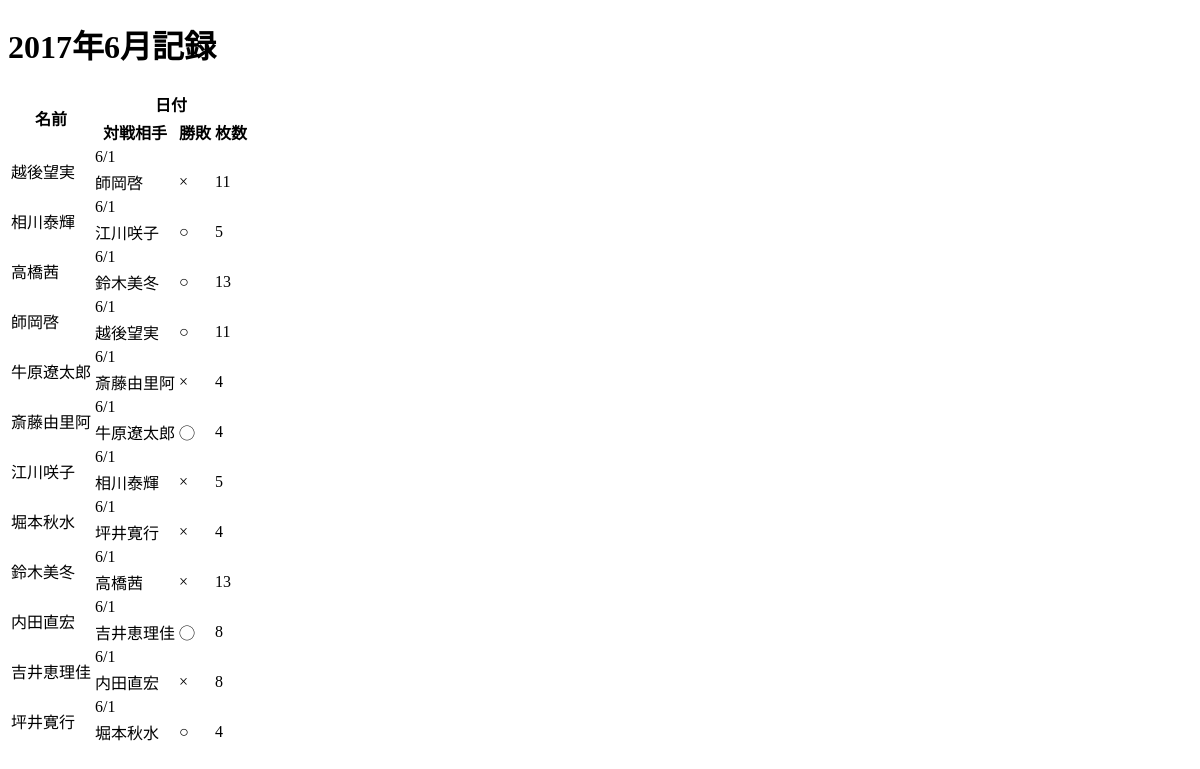
Before: /hisakata/table/2017/6/ with the older database file.
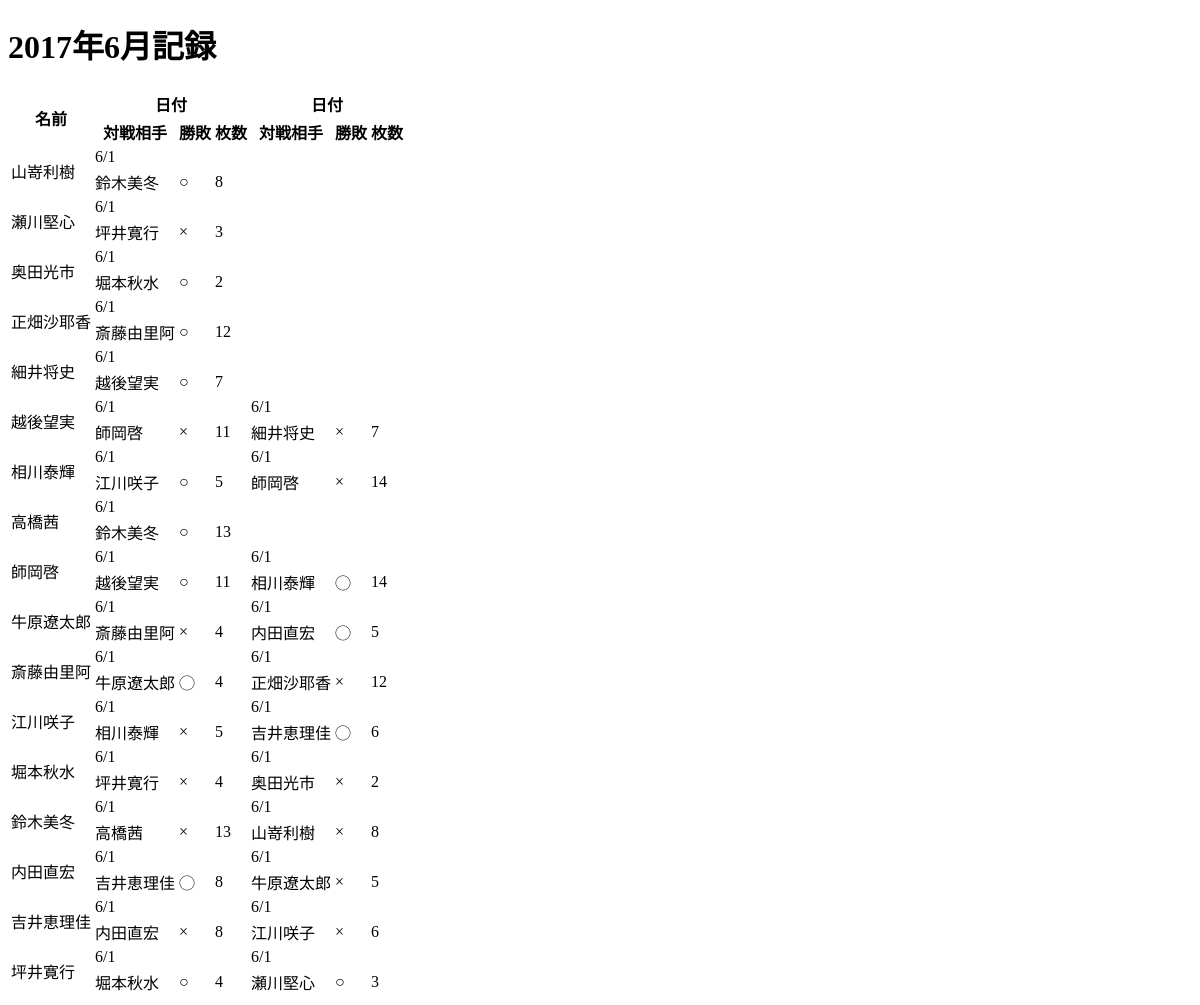
After: the same page with the newer database file.
### hisakata/models.py (models this page shows, shortened)
class Player(models.Model):
    GRADE_CHOICE = [
        (0, '未登録'),
        (1, '新入生'),
        (2, '2年生'),
        (3, '3年生'),
        (4, '4年生'),
        (5, '院生・社会人'),
        (6, 'ゲスト'),
    ]
    name = models.CharField(max_length=20)
    match = models.ManyToManyField('Match', through='Playing', through_fields=('player', 'match'))
    grade = models.IntegerField(choices=GRADE_CHOICE, default=0)  # 基本学年(1-4,5),ゲスト6,未登録0
    class Meta:
        ordering = ['grade']

class Playing(models.Model):
    PLAYER_CHOICES = (
        (1, 'player1'),
        (2, 'player2'),
    )
    player = models.ForeignKey(Player, on_delete=models.CASCADE)
    match = models.ForeignKey(Match, on_delete=models.CASCADE)
    player_num = models.IntegerField(choices=PLAYER_CHOICES, default=1)
    class Meta:
        ordering = ['id', ]

class Match(models.Model):
    WINNER_CHOICES = (
        (0, 'Undecided'),
        (1, 'player1'),
        (2, 'player2'),
    )
    round = models.ForeignKey('Round', on_delete=models.CASCADE)
    winner = models.IntegerField(choices=WINNER_CHOICES, default=0)  # player1が勝ちなら1, player2の勝ちなら2, 未定なら0
    result = models.IntegerField(default=0)
    class Meta:
        ordering = ['id']
    def player1(self):
        return self.playing_set.get(player_num=1).player.name
    def player2(self):
        return self.playing_set.get(player_num=2).player.name

class Round(models.Model):
    class_date = models.ForeignKey('Date', on_delete=models.CASCADE)
    round = models.CharField(default='1', max_length=3)
    comment = models.TextField(default='詠)', null=True, blank=True)
    class Meta:
        ordering = ['round']

class Date(models.Model):
    date = models.DateField()
    class Meta:
        ordering = ['date']

### hisakata/views.py (the view)
# urls.py: url(r'^table/(?P<year>[0-9]+)/(?P<month>[0-9]+)/$', views.tableview, name='table'),
def tableview(request, year, month):
    player = []
    for one in models.Player.objects.all():
        flag = False
        for match in one.match.all():
            if match.round.class_date.date.year == int(year) and match.round.class_date.date.month == int(month):
                flag = True
        if flag:
            player.append(one)
    max_num = max([one.match.count() for one in player])
    return render(request, 'hisakata/table.html', {'year': year,
                                                   'month': month,
                                                   'player': player,
                                                   'max_num': range(max_num),
                                                   })

### hisakata/templates/hisakata/table.html
{% extends "hisakata/base.html" %}
{% block content %}
    <h1>{{ year }}年{{ month }}月記録</h1>
    <table>
        <tr>
            <th rowspan="2">名前</th>
            {% for i in max_num %}
                <th colspan="3">日付</th>
            {% endfor %}
        </tr>
        <tr>
            {% for i in max_num %}
                <th>対戦相手</th>
                <th>勝敗</th>
                <th>枚数</th>
            {% endfor %}
        </tr>
        {% for one in player %}
            <tr>
                <td rowspan="2">{{ one.name }}</td>
                {% for playing in one.playing_set.all %}
                    <td colspan="3">{{ playing.match.round.class_date.date.month }}/{{ playing.match.round.class_date.date.day }}</td>
                {% endfor %}
            </tr>
            <tr>
                {% for playing in one.playing_set.all %}
                    {% if playing.player_num == 1 %}
                        <td>{{ playing.match.player2 }}</td>
                        {% if playing.match.winner == 1 %}
                            <td>○</td>
                        {% elif playing.match.winner == 2 %}
                            <td>×</td>
                        {% else %}
                            <td>△</td>
                        {% endif %}
                    {% else %}
                        <td>{{ playing.match.player1 }}</td>
                        {% if playing.match.winner == 1 %}
                            <td>×</td>
                        {% elif playing.match.winner == 2 %}
                            <td>◯</td>
                        {% else %}
                            <td>△</td>
                        {% endif %}
                    {% endif %}
                    <td>{{ playing.match.result }}</td>
                {% endfor %}
            </tr>
        {% endfor %}
    </table>
{% endblock %}

Changed rows visible on the page:
added Player: name "山嵜利樹"
added Playing: match.round.class_date.date.month "6", match.round.class_date.date.day "1", match.player2 "鈴木美冬", match.result "8"
added Player: name "瀬川堅心"
added Playing: match.round.class_date.date.month "6", match.round.class_date.date.day "1", match.player1 "坪井寛行", match.result "3"
added Player: name "奥田光市"
added Playing: match.round.class_date.date.month "6", match.round.class_date.date.day "1", match.player2 "堀本秋水", match.result "2"
added Player: name "正畑沙耶香"
added Playing: match.round.class_date.date.month "6", match.round.class_date.date.day "1", match.player2 "斎藤由里阿", match.result "12"
added Player: name "細井将史"
added Playing: match.round.class_date.date.month "6", match.round.class_date.date.day "1", match.player2 "越後望実", match.result "7"
added Playing: match.round.class_date.date.month "6", match.round.class_date.date.day "1", match.player1 "細井将史", match.result "7", shown under Player "越後望実"
added Playing: match.round.class_date.date.month "6", match.round.class_date.date.day "1", match.player2 "師岡啓", match.result "14", shown under Player "相川泰輝"
added Playing: match.round.class_date.date.month "6", match.round.class_date.date.day "1", match.player1 "相川泰輝", match.result "14", shown under Player "師岡啓"
added Playing: match.round.class_date.date.month "6", match.round.class_date.date.day "1", match.player1 "内田直宏", match.result "5", shown under Player "牛原遼太郎"
added Playing: match.round.class_date.date.month "6", match.round.class_date.date.day "1", match.player1 "正畑沙耶香", match.result "12", shown under Player "斎藤由里阿"
added Playing: match.round.class_date.date.month "6", match.round.class_date.date.day "1", match.player1 "吉井恵理佳", match.result "6", shown under Player "江川咲子"
added Playing: match.round.class_date.date.month "6", match.round.class_date.date.day "1", match.player1 "奥田光市", match.result "2", shown under Player "堀本秋水"
added Playing: match.round.class_date.date.month "6", match.round.class_date.date.day "1", match.player1 "山嵜利樹", match.result "8", shown under Player "鈴木美冬"
added Playing: match.round.class_date.date.month "6", match.round.class_date.date.day "1", match.player2 "牛原遼太郎", match.result "5", shown under Player "内田直宏"
added Playing: match.round.class_date.date.month "6", match.round.class_date.date.day "1", match.player2 "江川咲子", match.result "6", shown under Player "吉井恵理佳"
added Playing: match.round.class_date.date.month "6", match.round.class_date.date.day "1", match.player2 "瀬川堅心", match.result "3", shown under Player "坪井寛行"
Other visible differences:
new list line: "日付"
new list line: "対戦相手 勝敗 枚数"
